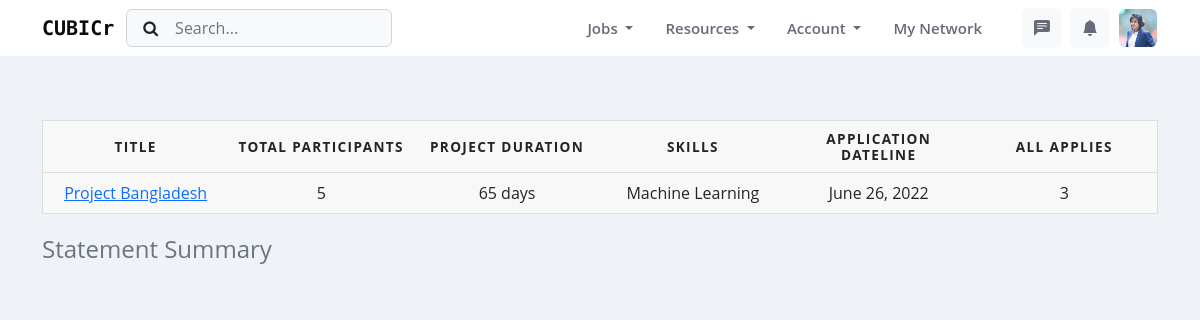
The page /post/my-project-n-partner-view/ (signed in) on the database its author committed.
### App_auth/models.py (models this page shows, shortened)
class CustomUser(AbstractBaseUser, PermissionsMixin):
    email = models.EmailField(unique=True, null=False)
    is_staff = models.BooleanField(gettext_lazy('staff status'), default=False,
                                   help_text=gettext_lazy('Designates whether the user can log in this site'))
    is_active = models.BooleanField(
        gettext_lazy('active'),
        default=True,
        help_text=gettext_lazy('Designates whether this user should be treated as active')
    )
    USERNAME_FIELD = 'email'
    objects = MyUserManager()

class Profile_main(models.Model):
    user = models.OneToOneField(CustomUser, on_delete=models.CASCADE, related_name='user_main_profile')
    career_objective = models.TextField(default="Opportunities don't happen, You create them. ")
    fullName = models.CharField(max_length=100)
    phone_number = models.CharField(validators=[phone_regex], max_length=14)
    ID_card = models.ImageField(upload_to='id_card/')
    profile_picture = models.ImageField(upload_to='user_profile_picture/')
    Date_of_Birth = models.DateField(default='2000-01-01')
    gender = models.CharField(choices=gender, max_length=10)
    house_no = models.CharField(max_length=10)
    area = models.CharField(max_length=100)
    city = models.CharField(max_length=100)
    zipcode = models.PositiveIntegerField(default=1200)

### App_post/models.py (models this page shows, shortened)
class PartnerRequestModel(models.Model):
    author = models.ForeignKey(CustomUser, on_delete=models.CASCADE, related_name='activity_post_author')
    title = models.CharField(max_length=500, unique=True)
    groupName = models.CharField(validators=[group_regex], max_length=30, unique=True)
    type = models.CharField(max_length=100)
    total_participants = models.PositiveIntegerField(blank=False)
    project_duration = models.PositiveIntegerField(blank=False)
    location = models.CharField(max_length=500, blank=False)
    required_skills = models.CharField(max_length=800, blank=False)
    related_file = models.FileField(upload_to='project_info_files/', blank=True, null=True)
    description = models.TextField()
    application_deadline = models.DateTimeField()
    created_on = models.DateTimeField(auto_now_add=True)
    status = models.BooleanField(default=True)
    class Meta:
        ordering = ['-created_on']

### App_post/views.py (the view)
# urls.py: path('my-project-n-partner-view/', views.my_project_n_partner_view, name='my-project-n-partner-view'),
@login_required
def my_project_n_partner_view(request):
    my_pnr = PartnerRequestModel.objects.filter(author=request.user, status=True)
    content = {
        'my_pnr': my_pnr,
    }
    return render(request, 'App_post/my_research_projects_view.html', context=content)

### templates/App_post/my_research_projects_view.html (shortened to what this page needs)
{% extends 'Navbar.html' %}
{% load static %}
{% load crispy_forms_filters %}
{% block main %}
    <div class="container" style="margin-top: 120px;">
        <table>
            <caption>Statement Summary</caption>
            <thead>
            <tr>
                <th scope="col">TITLE</th>
                <th scope="col">TOTAL PARTICIPANTS</th>
                <th scope="col">PROJECT DURATION</th>
                <th scope="col">SKILLS</th>
                <th scope="col">APPLICATION DATELINE</th>
                <th scope="col">ALL APPLIES</th>
            </tr>
            </thead>
            <tbody>
            {% for pnr in my_pnr %}
                <tr>
                    <td data-label="TITLE">
                        <a href="{% url 'App_post:apply-for-participation' pk=pnr.id %}">
                            {{ pnr.title }}
                        </a>
                    </td>
                    <td data-label="TOTAL PARTICIPANTS">{{ pnr.total_participants }}</td>
                    <td data-label="PROJECT DURATION">{{ pnr.project_duration }} days</td>
                    <td data-label="SKILLS">{{ pnr.required_skills }}</td>
                    <td data-label="APPLICATION DATELINE">{{ pnr.application_deadline.date }}</td>
                    <td data-label="ALL APPLIES">
                        {{ pnr.task.count }}
                    </td>
                </tr>
            {% endfor %}
            </tbody>
        </table>
    </div>
{% endblock %}

### templates/Navbar.html (shortened to what this page needs)
{% load static %}
<!doctype html>
<html lang="en">
<head>
    <link href="https://cdn.jsdelivr.net/npm/bootstrap@5.2.0/dist/css/bootstrap.min.css" rel="stylesheet"
>
    <link rel="stylesheet" href="https://cdn.jsdelivr.net/npm/bootstrap-icons@1.9.1/font/bootstrap-icons.css">
    <link rel="stylesheet" href="https://cdnjs.cloudflare.com/ajax/libs/font-awesome/4.7.0/css/font-awesome.min.css">
    <link rel="stylesheet" href="{% static 'css/Home/style.css' %}">
</head>
<body>
<header class="navbar-light fixed-top header-static bg-mode">
    <nav class="navbar navbar-expand-lg bg-white">
        <div class="container">
            <a class="navbar-brand" href="{% url 'home' %}"
               style="font-family: 'Monoton', cursive; color: #0a0c0e; font-weight: bold">
                CUBICr
            </a>
            <div class="collapse navbar-collapse" id="navbarSupportedContent">
                <form class="d-flex" role="search">
                    <button class="btn search-submit-btn" type="submit">
                        <i class="fa fa-search"></i>
                    </button>
                    <input class="form-control ps-5 bg-light" type="search" placeholder="Search..." aria-label="Search">
                </form>
                <ul class="navbar-nav ms-auto mb-2 mb-lg-0" id="nav-ul-1">
                    <li class="nav-item dropdown">
                        <a class="nav-link dropdown-toggle" href="#" role="button" data-bs-toggle="dropdown"
                           aria-expanded="false">
                            Jobs
                        </a>
                    </li>
                    <li class="nav-item dropdown">
                        <a class="nav-link dropdown-toggle" href="#" role="button" data-bs-toggle="dropdown"
                           aria-expanded="false">
                            Resources
                        </a>
                    </li>
                    <li class="nav-item dropdown">
                        <a class="nav-link dropdown-toggle" href="#" role="button" data-bs-toggle="dropdown"
                           aria-expanded="false">
                            Account
                        </a>
                    </li>
                    <li class="nav-item">
                        <a class="nav-link" href="{% url 'App_content:my-network-view' %}">My Network</a>
                    </li>
                </ul>
                <ul class="nav flex-nowrap align-items-center ms-sm-3 list-unstyled" id="nav-ul-2">
                    <li class="nav-item ms-2">
                        <a class="nav-link icon-md btn btn-light p-0" href="{% url 'App_chat:my-chat-groups' %}">
                            <i class="bi bi-chat-left-text-fill fs-6"> </i>
                        </a>
                    </li>
                    <li class="nav-item dropdown ms-2">
                        <a class="nav-link icon-md btn btn-light p-0" href="#" id="notifDropdown" role="button"
                           data-bs-toggle="dropdown" aria-expanded="false" data-bs-auto-close="outside">
                            <i class="bi bi-bell-fill fs-6"> </i>
                        </a>
                    </li>
                    <li class="nav-item ms-2">
                        <a class="btn icon-md p-0" href="{% url 'App_auth:profile-view' %}" id="profileDropdown">
                            <img class="avatar-img rounded-2"
                                 src="{{ request.user.user_main_profile.profile_picture.url }}" alt="">
                        </a>
                    </li>
                </ul>
            </div>
        </div>
    </nav>
</header>
{% block main %}
{% endblock %}
</body>
</html>

### static/css/Home/style.css (style rules this page uses)
* { margin: 0; padding: 0; }
body { background-color: #eff2f6; }
.search-submit-btn { margin-right: -45px; z-index: 999; }
.navbar { padding: 0; }
a.nav-link { color: #676a79 !important; padding: 0 1rem !important; font-size: 0.9375rem !important; font-weight: 600 !important; text-transform: capitalize !important; line-height: 56px !important; }
.icon-md { height: 2.5rem; width: 2.5rem; padding: 0 !important; font-size: 0.9em !important; display: -ms-inline-flexbox !important; display: inline-flex !important; -webkit-box-align: center !important; -ms-flex-align: center !important; align-items: center !important; -webkit-box-pack: center !important; -ms-flex-pack: center !important; justify-content: center !important; }
.avatar-img { width: 100% !important; height: 100% !important; object-fit: cover !important; }
.dropdown-toggle { color: #676a79 !important; padding: 0 1rem !important; font-size: 0.9375rem !important; font-weight: 600 !important; text-transform: capitalize !important; line-height: 56px !important; }

### templates/App_post/my_research_projects_view.html (style rules this page uses)
table { border: 1px solid #ccc; border-collapse: collapse; margin: 0; padding: 0; width: 100%; table-layout: fixed; }
table caption { font-size: 1.5em; margin: .5em 0 .75em; }
table tr { background-color: #f8f8f8; border: 1px solid #ddd; padding: .35em; }
table th, table td { padding: .625em; text-align: center; }
table th { font-size: .85em; letter-spacing: .1em; text-transform: uppercase; }
body { font-family: "Open Sans", sans-serif; line-height: 1.25; }

### rows shown on the page
CustomUser: user.user_main_profile.profile_picture (picture)
PartnerRequestModel: title "Project Bangladesh", total_participants "5", project_duration "65", required_skills "Machine Learning", application_deadline "June 26, 2022", task.count "3"
